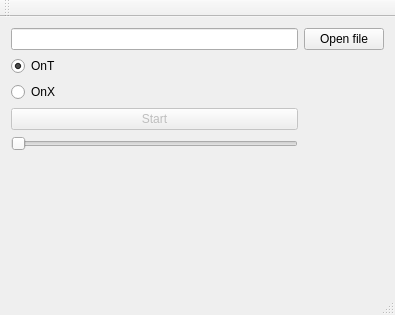
<?xml version="1.0" encoding="UTF-8"?>
<ui version="4.0">
 <class>MainWindow</class>
 <widget class="QMainWindow" name="MainWindow">
  <property name="geometry">
   <rect>
    <x>0</x>
    <y>0</y>
    <width>395</width>
    <height>315</height>
   </rect>
  </property>
  <property name="windowTitle">
   <string>MainWindow</string>
  </property>
  <widget class="QWidget" name="centralWidget">
   <property name="sizePolicy">
    <sizepolicy hsizetype="Expanding" vsizetype="Expanding">
     <horstretch>0</horstretch>
     <verstretch>0</verstretch>
    </sizepolicy>
   </property>
   <layout class="QGridLayout" name="gridLayout_2">
    <item row="0" column="0">
     <layout class="QGridLayout" name="gridLayout">
      <property name="sizeConstraint">
       <enum>QLayout::SetMinimumSize</enum>
      </property>
      <item row="3" column="0">
       <widget class="QPushButton" name="pushButton_2">
        <property name="enabled">
         <bool>false</bool>
        </property>
        <property name="text">
         <string>Start</string>
        </property>
       </widget>
      </item>
      <item row="4" column="0">
       <widget class="QSlider" name="horizontalSlider">
        <property name="maximum">
         <number>1000</number>
        </property>
        <property name="orientation">
         <enum>Qt::Horizontal</enum>
        </property>
       </widget>
      </item>
      <item row="2" column="0">
       <widget class="QRadioButton" name="radioButton_2">
        <property name="text">
         <string>OnX</string>
        </property>
       </widget>
      </item>
      <item row="0" column="0">
       <widget class="QLineEdit" name="lineEdit">
        <property name="readOnly">
         <bool>true</bool>
        </property>
       </widget>
      </item>
      <item row="1" column="0">
       <widget class="QRadioButton" name="radioButton">
        <property name="text">
         <string>OnT</string>
        </property>
        <property name="checked">
         <bool>true</bool>
        </property>
       </widget>
      </item>
      <item row="0" column="1">
       <widget class="QPushButton" name="pushButton">
        <property name="text">
         <string>Open file</string>
        </property>
       </widget>
      </item>
     </layout>
    </item>
    <item row="1" column="0">
     <widget class="QCustomPlot" name="widget" native="true">
      <property name="sizePolicy">
       <sizepolicy hsizetype="MinimumExpanding" vsizetype="MinimumExpanding">
        <horstretch>0</horstretch>
        <verstretch>0</verstretch>
       </sizepolicy>
      </property>
     </widget>
    </item>
   </layout>
  </widget>
  <widget class="QMenuBar" name="menuBar">
   <property name="geometry">
    <rect>
     <x>0</x>
     <y>0</y>
     <width>395</width>
     <height>20</height>
    </rect>
   </property>
  </widget>
  <widget class="QToolBar" name="mainToolBar">
   <attribute name="toolBarArea">
    <enum>TopToolBarArea</enum>
   </attribute>
   <attribute name="toolBarBreak">
    <bool>false</bool>
   </attribute>
  </widget>
  <widget class="QStatusBar" name="statusBar"/>
 </widget>
 <layoutdefault spacing="6" margin="11"/>
 <customwidgets>
  <customwidget>
   <class>QCustomPlot</class>
   <extends>QWidget</extends>
   <header location="global">qcustomplot.h</header>
   <container>1</container>
  </customwidget>
 </customwidgets>
 <resources/>
 <connections/>
</ui>
